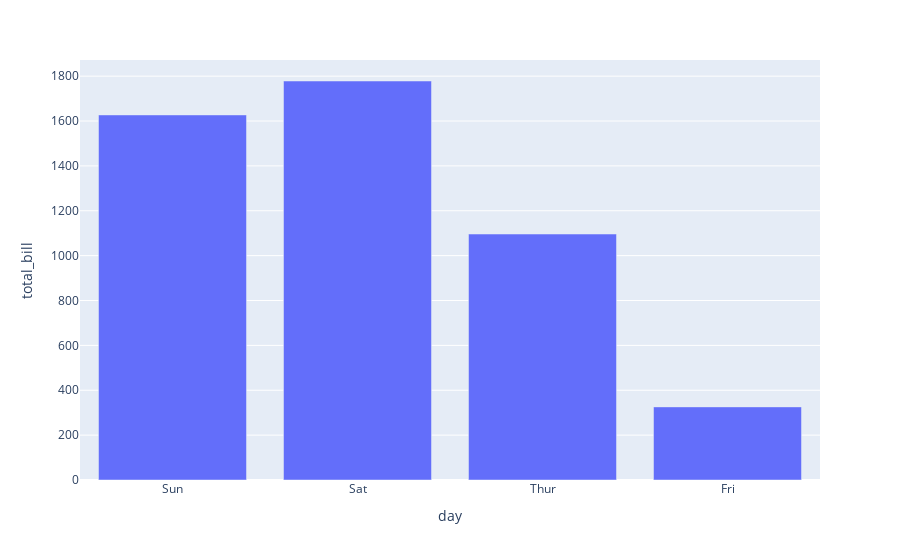

Notebook source saved alongside this figure:
### Code cell
px.bar(df_agrupado_pelo_dia, x='day', y='total_bill')

### Figure 1 — Plotly figure (JSON) as saved in the notebook; plotly's stock layout.template omitted (floating-point values rounded to 4 significant figures)
{"data": [{"alignmentgroup": "True", "hovertemplate": "day=%{x}<br>total_bill=%{y}<extra></extra>", "legendgroup": "", "marker": {"color": "#636efa", "pattern": {"shape": ""}}, "name": "", "offsetgroup": "", "orientation": "v", "showlegend": false, "textposition": "auto", "type": "bar", "x": ["Sun", "Sat", "Thur", "Fri"], "xaxis": "x", "y": [1627.0, 1778.0, 1096.0, 325.9], "yaxis": "y"}], "layout": {"barmode": "relative", "legend": {"tracegroupgap": 0}, "margin": {"t": 60}, "xaxis": {"anchor": "y", "domain": [0, 1], "title": {"text": "day"}}, "yaxis": {"anchor": "x", "domain": [0, 1], "title": {"text": "total_bill"}}}}
